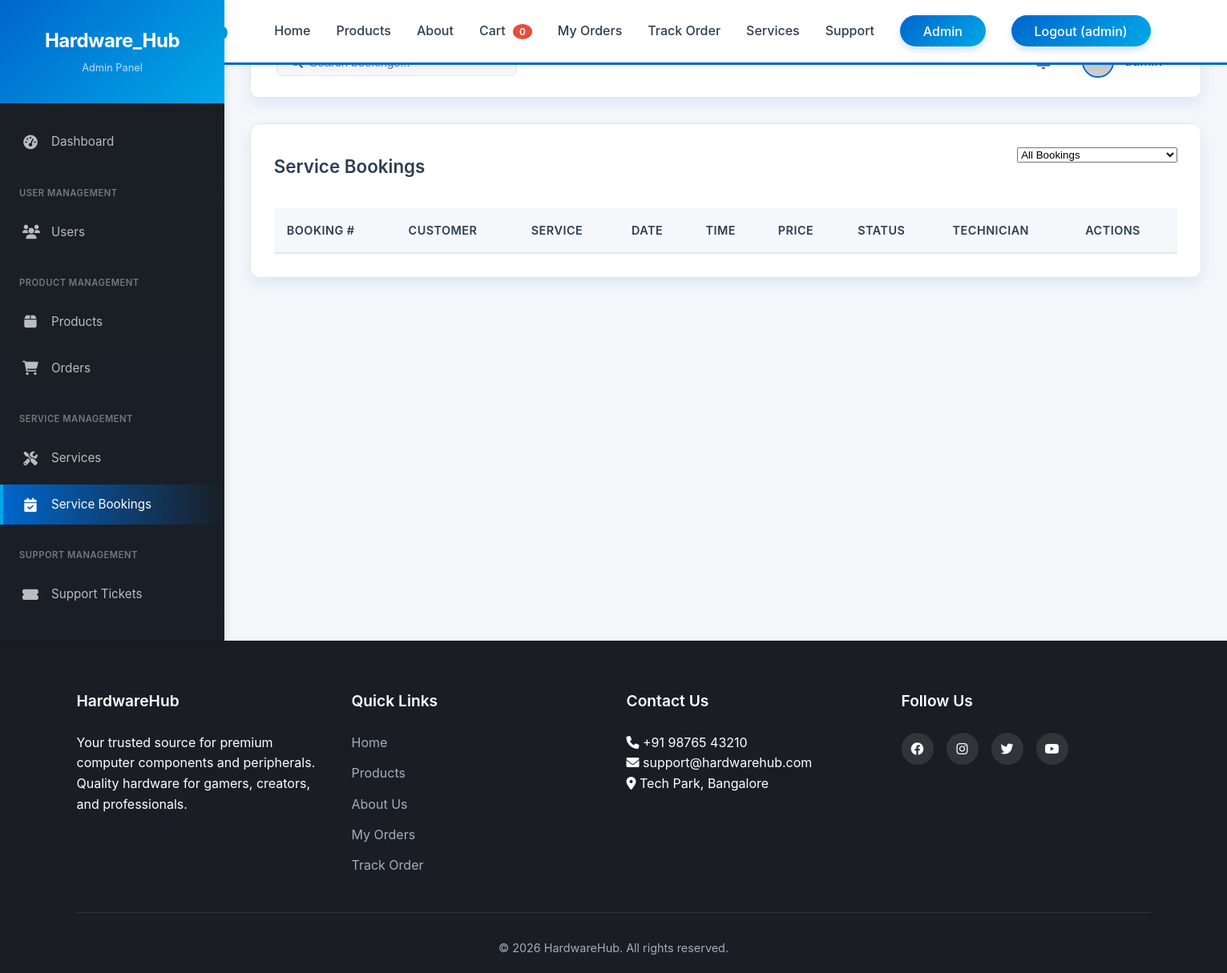
Before: /admin/bookings (signed in) with the older database file.
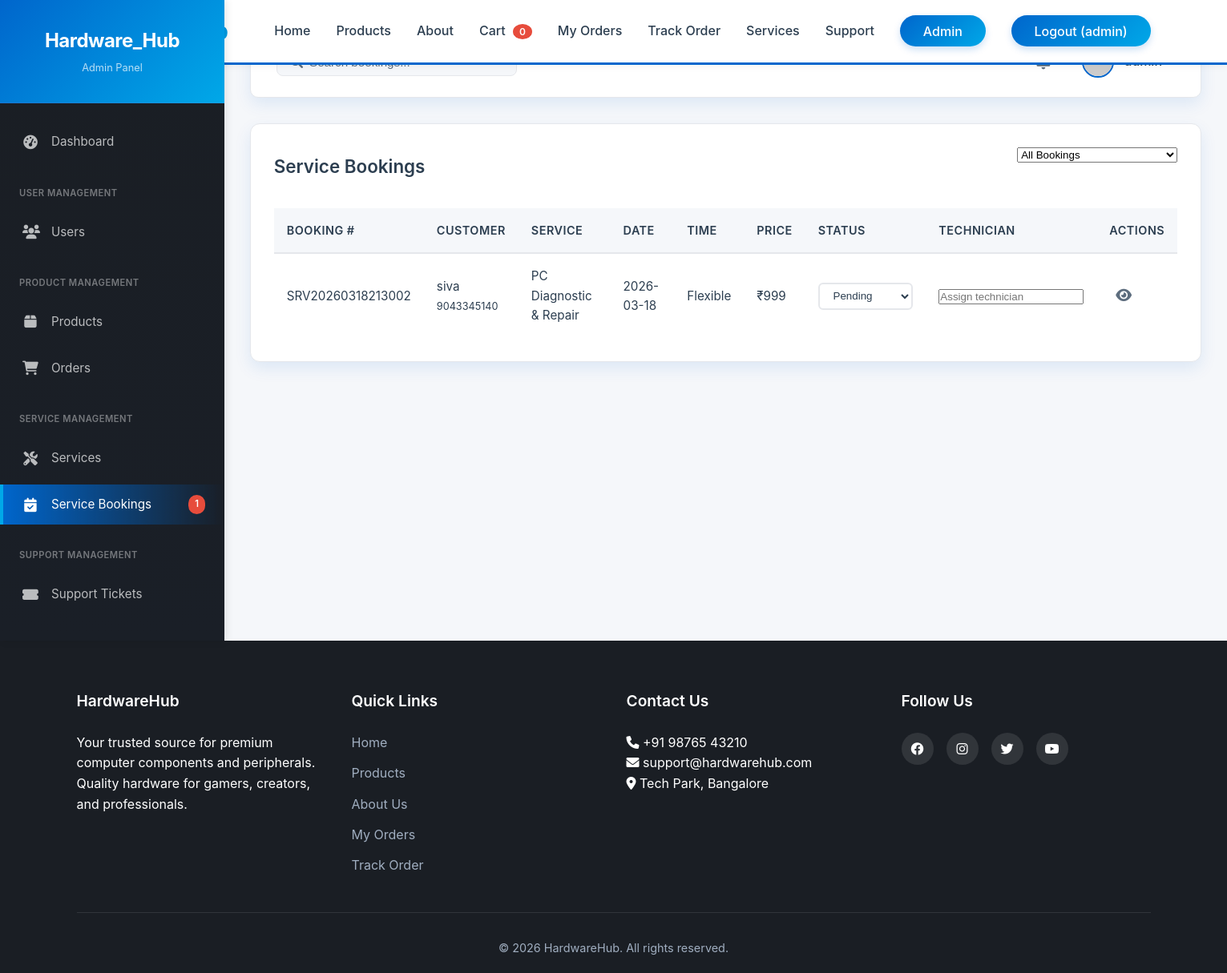
After: the same page with the newer database file.
### app.py (models this page shows)
class ServiceBooking(db.Model):
    id = db.Column(db.Integer, primary_key=True)
    booking_number = db.Column(db.String(20), unique=True, nullable=False)
    user_id = db.Column(db.Integer, db.ForeignKey('user.id'), nullable=False)
    service_id = db.Column(db.Integer, db.ForeignKey('service.id'), nullable=False)
    full_name = db.Column(db.String(100), nullable=False)
    phone = db.Column(db.String(15), nullable=False)
    email = db.Column(db.String(120))
    address = db.Column(db.Text, nullable=False)
    preferred_date = db.Column(db.String(20))
    preferred_time = db.Column(db.String(20))
    issue_description = db.Column(db.Text)
    status = db.Column(db.String(20), default='pending')
    price = db.Column(db.Integer, nullable=False)
    technician = db.Column(db.String(100))
    completed_date = db.Column(db.DateTime)
    created_at = db.Column(db.DateTime, default=datetime.utcnow)

class Service(db.Model):
    id = db.Column(db.Integer, primary_key=True)
    name = db.Column(db.String(100), nullable=False)
    category = db.Column(db.String(50), nullable=False)
    description = db.Column(db.Text, nullable=False)
    price = db.Column(db.Integer, nullable=False)
    duration = db.Column(db.String(50))
    includes = db.Column(db.Text)
    image = db.Column(db.String(200))
    featured = db.Column(db.Boolean, default=False)
    created_at = db.Column(db.DateTime, default=datetime.utcnow)
    bookings = db.relationship('ServiceBooking', backref='service', lazy=True)

### app.py (the view)
@app.route('/admin/bookings')
@login_required
@admin_required
def admin_bookings():
    bookings = ServiceBooking.query.order_by(ServiceBooking.created_at.desc()).all()
    open_tickets_count = SupportTicket.query.filter_by(status='open').count()
    unread_bookings_count = ServiceBooking.query.filter_by(status='pending').count()
    return render_template('admin/bookings.html', bookings=bookings,
                         open_tickets_count=open_tickets_count,
                         unread_bookings_count=unread_bookings_count)

### app.py (called while the page is built)
def admin_required(f):
    @wraps(f)
    def decorated_function(*args, **kwargs):
        if not current_user.is_authenticated or not current_user.is_admin:
            flash('You need admin privileges to access this page.', 'danger')
            return redirect(url_for('index'))
        return f(*args, **kwargs)
    return decorated_function

@login_manager.user_loader
def load_user(user_id):
    return User.query.get(int(user_id))

### templates/admin/bookings.html (shortened to what this page needs)
{% extends "base.html" %}
{% block extra_css %}
<link rel="stylesheet" href="{{ url_for('static', filename='css/admin.css') }}">
{% endblock %}
{% block content %}
<div class="admin-container">
    {% include 'admin/sidebar.html' %}
    <main class="admin-main">
        <div class="admin-top-bar">
            <div class="admin-search">
            </div>
            <div class="admin-user">
                <div class="admin-notifications">
                    <span class="notification-badge">{{ unread_bookings_count }}</span>
                </div>
                <div class="admin-profile">
                    <span>{{ current_user.username }}</span>
                </div>
            </div>
        </div>
        <div class="admin-table-container">
            <div class="admin-table-header">
                <h2>Service Bookings</h2>
                <select id="statusFilter" class="admin-form-group" style="width: 200px;">
                    <option value="all">All Bookings</option>
                </select>
            </div>
            <table class="admin-table" id="bookingsTable">
                <thead>
                    <tr>
                        <th>Booking #</th>
                        <th>Customer</th>
                        <th>Service</th>
                        <th>Date</th>
                        <th>Time</th>
                        <th>Price</th>
                        <th>Status</th>
                        <th>Technician</th>
                        <th>Actions</th>
                    </tr>
                </thead>
                <tbody>
                    {% for booking in bookings %}
                    <tr data-status="{{ booking.status }}">
                        <td>{{ booking.booking_number }}</td>
                        <td>{{ booking.full_name }}<br><small>{{ booking.phone }}</small></td>
                        <td>{{ booking.service.name }}</td>
                        <td>{{ booking.preferred_date }}</td>
                        <td>{{ booking.preferred_time or 'Flexible' }}</td>
                        <td>₹{{ booking.price }}</td>
                        <td>
                            <select class="status-select" data-booking-id="{{ booking.id }}" onchange="updateBookingStatus(this)">
                                <option value="pending" {% if booking.status == 'pending' %}selected{% endif %}>Pending</option>
                            </select>
                        </td>
                        <td>
                            <input type="text" class="technician-input" value="{{ booking.technician or '' }}" placeholder="Assign technician" onchange="assignTechnician({{ booking.id }}, this.value)">
                        </td>
                        <td>
                            <i class="fas fa-eye action-icon" onclick="viewBooking('{{ booking.booking_number }}')" title="View Details"></i>
                        </td>
                    </tr>
                    {% endfor %}
                </tbody>
            </table>
        </div>
    </main>
</div>
{% endblock %}

Changed rows visible on the page:
added ServiceBooking: booking_number "SRV20260318213002", full_name "siva", phone "9043345140", service.name "PC Diagnostic & Repair", preferred_date "2026-03-18", preferred_time "Flexible", price "999", status+id "Pending"
Other visible differences:
{{ unread_bookings_count }}: (not shown) → "1"
